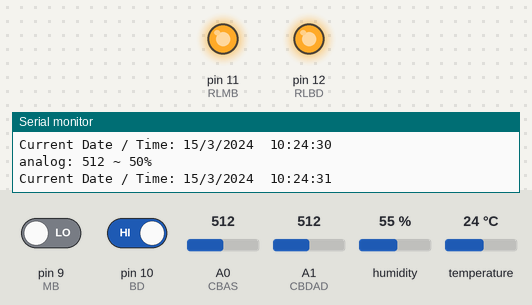
Simulated run of this sketch. Board: Arduino Uno, built with avr-gcc and run on an emulated ATmega328P. Parts: output pins drawn as LEDs (lit = HIGH), the last lines printed to the serial monitor. The inputs (shaded band) are chosen by the test bench; at power-on: pin 10 (BD) HIGH, pin 9 (MB) LOW, A0 (CBAS) = 512, A1 (CBDAD) = 512, humidity 55 %, temperature 24 °C. The local clock reads 2024-03-15 10:24:30 at power-on unless the sketch sets it.

Above: at 1.3 s.
1.4 s: pin 10 (BD) driven LOW
At 2.9 s:
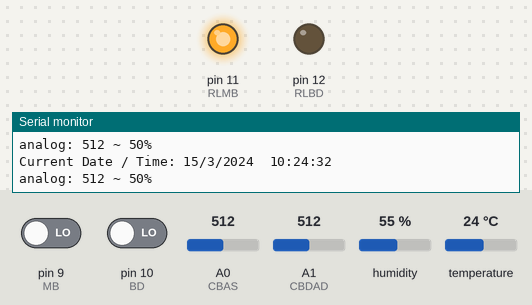
3.5 s: pin 10 (BD) driven HIGH
At 4.4 s:
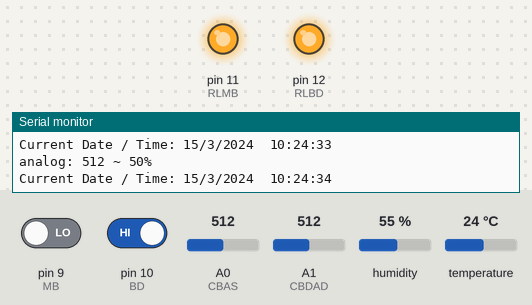
Timing chart, 0 to 6.5 s (numbered marks = the images above; inputs shaded):
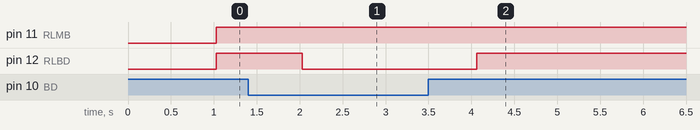

The sketch:

Giamsatdat.ino
```cpp
#include <virtuabotixRTC.h>
#include "DHT.h"
const int DHTPIN = 3;
const int DHTTYPE = DHT11;
DHT dht(DHTPIN, DHTTYPE);
// Khai báo hàm
virtuabotixRTC myRTC(6, 7, 8); // CLK6, DAT7, RST8
int CBAS = A0; // cảm biến ánh sáng
int GTCBAS; // giá trị cảm biến ánh sáng
int GTCBDAD, TBDAD; // giá trị cảm biến độ ẩm đất, trung bình độ ẩm đất
int CBDAD = A1; // cảm biến độ ẩm đất
int RLBD = 12; // relay bóng đèn quang hợp
int RLMB = 11; // relay máy bơm
int MB = 9;
int BD = 10;
int GTMB;
int GTBD;
void setup()
{
  Serial.begin(9600);
  dht.begin();
  //myRTC.setDS1302Time(00, 25, 13, 6, 25, 6, 2021); // thay đổi ngày,tháng,năm
  pinMode(CBAS, INPUT);
  pinMode(CBDAD, INPUT);
  pinMode(RLBD, OUTPUT);
  pinMode(RLMB, OUTPUT);
  pinMode(MB, INPUT);
  pinMode(BD, INPUT);
  digitalWrite(RLBD, LOW); // tắt relay bóng đèn quang hợp
  digitalWrite(RLMB, LOW); // tắt relay máy bơm
}
void loop()
{
  myRTC.updateTime();
  Serial.print("Current Date / Time: ");
  Serial.print(myRTC.dayofmonth);
  Serial.print("/");
  Serial.print(myRTC.month);
  Serial.print("/");
  Serial.print(myRTC.year);
  Serial.print("  ");
  Serial.print(myRTC.hours);
  Serial.print(":");
  Serial.print(myRTC.minutes);
  Serial.print(":");
  Serial.println(myRTC.seconds);
  // Các hàm ngày tháng giờ năm .... hiện trên cổng COM
  float h = dht.readHumidity();
  delay(500);
  GTCBAS = analogRead(CBAS);
  GTMB = digitalRead(MB);
  GTBD = digitalRead(BD);

  for(int i=0;i<=9;i++)   /*Chúng ta sẽ tạo một hàm for để đọc 10 lần giá trị cảm biến,
                            sau đó lấy giá trị trung bình để được giá trị chính xác nhất.*/
 {
  GTCBDAD += analogRead(CBDAD);
 }
    TBDAD=GTCBDAD/10;     //Tính giá trị trung bình


    int phantramao = map(TBDAD, 0, 1023, 0, 100);    //Chuyển giá trị Analog thành giá trị %
    int phantramthuc = 100 - phantramao;              //Tính giá trị phần trăm thực, chuyển điện thế khô thành ẩm

    Serial. print("analog: "); Serial. print(TBDAD); Serial.print(" "); Serial. print("~"); Serial.print(" ");
    Serial.print(phantramthuc); Serial.println('%');
    delay (500);
    GTCBDAD=0;
if ( 45 < phantramthuc || h < 70 || GTMB == 1 )

{
digitalWrite(RLMB, HIGH);
}
else if ( phantramthuc > 80 || h > 80 || GTBD == 0 )
{
digitalWrite(RLMB, LOW);
}
if ( GTCBAS < 400 || GTBD == 1 )
{
  digitalWrite(RLBD, HIGH);
}
else if ( GTCBAS > 400 || GTBD == 0)
{
  digitalWrite(RLBD, LOW);
}
if (myRTC.hours == 6 && myRTC.minutes == 00 && myRTC.seconds == 00 || myRTC.hours == 10 && myRTC.minutes == 00 && myRTC.seconds == 00 )
{
 digitalWrite(RLMB, HIGH);
}
else if (myRTC.hours == 06 && myRTC.minutes == 30 && myRTC.seconds == 00 || myRTC.hours == 18&& myRTC.minutes == 30 && myRTC.seconds == 00 )
{
 digitalWrite(RLMB, LOW);
}
if ( myRTC.hours == 19 && myRTC.minutes == 00 && myRTC.seconds == 00)
{
  digitalWrite(RLBD,HIGH);
}
else if ( myRTC.hours == 05 && myRTC.minutes == 30 && myRTC.seconds == 00)
{
  digitalWrite(RLBD, LOW);
}
}
```

Measured:
- after the input at 1.4 s, pin 12 (RLBD): HIGH → LOW after 0.63 s
- after the input at 3.5 s, pin 12 (RLBD): LOW → HIGH after 0.56 s
